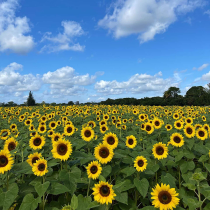
#> input picture Assignment_02/Inputs/the_berry_farms_sunflower_field.jpeg, 210 x 210 px, shrunk from 1440 x 1440 before the run, found by its file name
$ jupyter execute 200395P.ipynb
#> lines starting #> are read from the running program, lines starting #| are printed output that depends on the picture; after the words box and inside, x2 and y2 are one past the last pixel; in counts of white or black regions, pixels touching at a corner belong together; long printed decimals are rounded
**Name: Methsarani H.E.N.**

**Index: 200395P**

**Detecting and Analyzing Circles in an Image using Blob Detection**

[cell 1]
import cv2 as cv
import numpy as np
from skimage.feature import blob_log
from math import sqrt
import matplotlib.pyplot as plt

# Load the image
image = cv.imread('images/the_berry_farms_sunflower_field.jpeg', cv.IMREAD_REDUCED_COLOR_4)
#> image is the input picture: shape (210, 210, 3); mean B, G, R 119.8, 125.3, 100.4

# Convert the image to grayscale
gray_image = cv.cvtColor(image, cv.COLOR_BGR2GRAY)
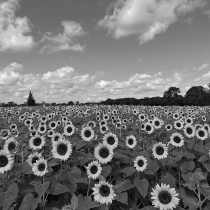
#> gray_image: shape (210, 210); min 5, max 251, mean 117.2

# Apply Gaussian blur to reduce noise
blurred_image = cv.GaussianBlur(gray_image, (9, 9), 0.5)

# Define parameters for blob detection
min_sigma = 3
max_sigma = 30
threshold = 0.05

# Detect blobs using Laplacian of Gaussians
detected_blobs = blob_log(blurred_image, min_sigma=min_sigma, max_sigma=max_sigma, threshold=threshold)
#> detected_blobs = 121 rows, first 8: [170, 0, 3], [199, 108, 3], [166, 8, 3], [197, 97, 3], [189, 96, 3], [159, 107, 3], [170, 35, 3], [194, 154, 3]
detected_blobs[:, 2] = detected_blobs[:, 2] * sqrt(2)

# Find the largest detected circle
max_radius_index = np.argmax(detected_blobs[:, 2])
#> max_radius_index = 44
largest_circle_params = detected_blobs[max_radius_index]
#> largest_circle_params = [65, 0, 42.43]
largest_radius = largest_circle_params[2]
#> largest_radius = 42.43
print(f"Largest Circle Radius (r): {largest_radius}")
#| Largest Circle Radius (r): 42.426

# Create a copy of the grayscale image to draw circles on
circled_image = gray_image.copy()

# Draw circles on the circled_image
for blob in detected_blobs:
    y, x, r = blob  # Note: Blob format is (y, x, r)
    center = (int(x), int(y))
    radius = int(r)
    cv.circle(circled_image, center, radius, (255, 255, 0), 1)  # Draw circles in white
#> this loop made 121 passes
#> (y, x, r, center, radius) on passes 1 to 12: (170, 0, 4.24, (0, 170), 4), (199, 108, 4.24, (108, 199), 4), (166, 8, 4.24, (8, 166), 4), (197, 97, 4.24, (97, 197), 4), (189, 96, 4.24, (96, 189), 4), (159, 107, 4.24, (107, 159), 4), (170, 35, 4.24, (35, 170), 4), (194, 154, 4.24, (154, 194), 4), (155, 164, 4.24, (164, 155), 4), (147, 111, 4.24, (111, 147), 4), (191, 172, 4.24, (172, 191), 4), (175, 95, 4.24, (95, 175), 4)
#> (y, x, r, radius) on pass 39: (21, 21, 4.24, 4)
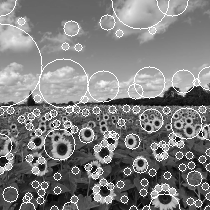
#> circled_image: shape (210, 210); 7.24% of pixels changed, all inside (x1, y1, x2, y2) = (0, 0, 210, 210)

# Display the original and circled images using Matplotlib
plt.figure(figsize=(12, 6))

# Original image
plt.subplot(1, 2, 1)
plt.title("Original Image")
plt.imshow(cv.cvtColor(image, cv.COLOR_BGR2RGB))
plt.axis('off')

# Circled image
plt.subplot(1, 2, 2)
plt.title("Circled Image")
plt.imshow(circled_image, cmap='gray')
plt.axis('off')

plt.tight_layout()
plt.show()
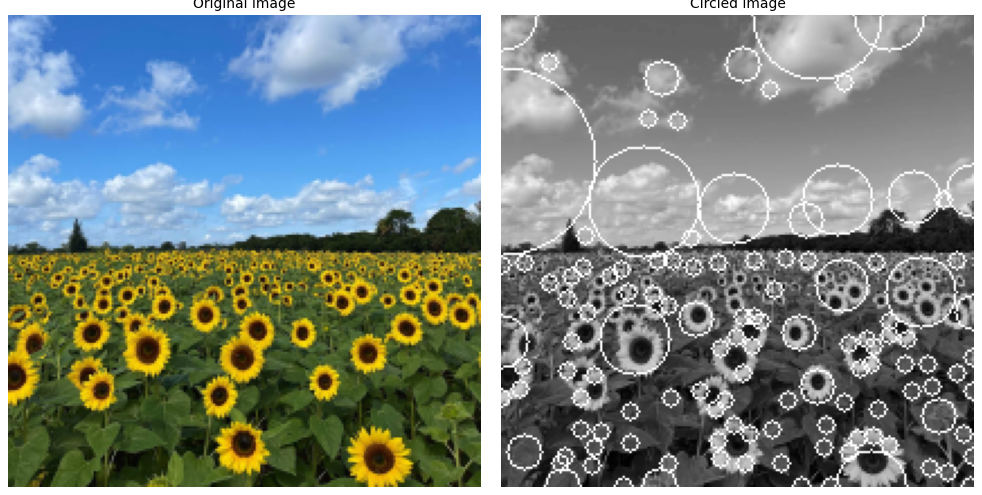
#> figure drawn by matplotlib, 2 panels

$ run again, with Assignment_02/Inputs/001.jpg copied over Assignment_02/Inputs/the_berry_farms_sunflower_field.jpeg
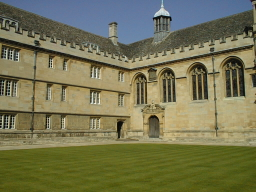
#> input picture Assignment_02/Inputs/001.jpg, 256 x 192 px, found by its file name
#> image is the input picture: shape (192, 256, 3); mean B, G, R 83.1, 116.5, 117.6
#> detected_blobs = 93 rows, first 8: [11, 162, 3], [76, 247, 3], [92, 154, 6], [27, 255, 3], [44, 44, 3], [73, 146, 3], [70, 181, 6], [41, 30, 3]
#> max_radius_index = 54
#> largest_circle_params = [100, 90, 42.43]
#> largest_radius = 42.43
#| Largest Circle Radius (r): 42.426
#> the loop `for blob in detected_blobs:` made 93 passes
#> (y, x, r, center, radius) on passes 1, 2, 3, 4, 6, 7, 8, 9: (11, 162, 4.24, (162, 11), 4), (76, 247, 4.24, (247, 76), 4), (92, 154, 8.49, (154, 92), 8), (27, 255, 4.24, (255, 27), 4), (73, 146, 4.24, (146, 73), 4), (70, 181, 8.49, (181, 70), 8), (41, 30, 4.24, (30, 41), 4), (89, 183, 8.49, (183, 89), 8)
#> after the loop `for blob in detected_blobs:`:
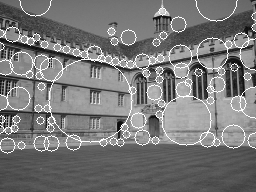
#> circled_image: shape (192, 256); min 5, max 255, mean 120.6
#> `plt.show()`:
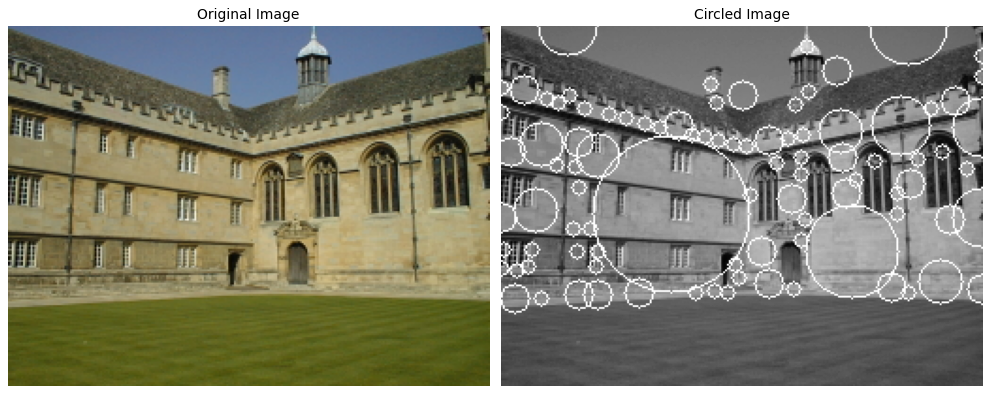
#> figure drawn by matplotlib, 2 panels

$ run again, with Assignment_02/Inputs/002.jpg copied over Assignment_02/Inputs/the_berry_farms_sunflower_field.jpeg
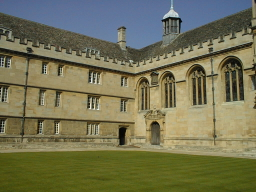
#> input picture Assignment_02/Inputs/002.jpg, 256 x 192 px, found by its file name
#> image is the input picture: shape (192, 256, 3); mean B, G, R 84.1, 114.6, 115.8
#> detected_blobs = 89 rows, first 8: [13, 172, 3], [22, 255, 3], [77, 246, 3], [77, 148, 3], [73, 180, 6], [96, 156, 6], [51, 37, 3], [48, 22, 3]
#> max_radius_index = 69
#> largest_circle_params = [104, 80, 42.43]
#> largest_radius = 42.43
#| Largest Circle Radius (r): 42.426
#> the loop `for blob in detected_blobs:` made 89 passes
#> (y, x, r, center, radius) on passes 1 to 8: (13, 172, 4.24, (172, 13), 4), (22, 255, 4.24, (255, 22), 4), (77, 246, 4.24, (246, 77), 4), (77, 148, 4.24, (148, 77), 4), (73, 180, 8.49, (180, 73), 8), (96, 156, 8.49, (156, 96), 8), (51, 37, 4.24, (37, 51), 4), (48, 22, 4.24, (22, 48), 4)
#> after the loop `for blob in detected_blobs:`:
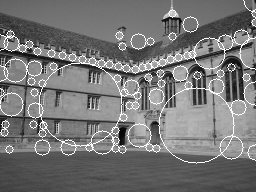
#> circled_image: shape (192, 256); min 5, max 255, mean 118.7
#> `plt.show()`:
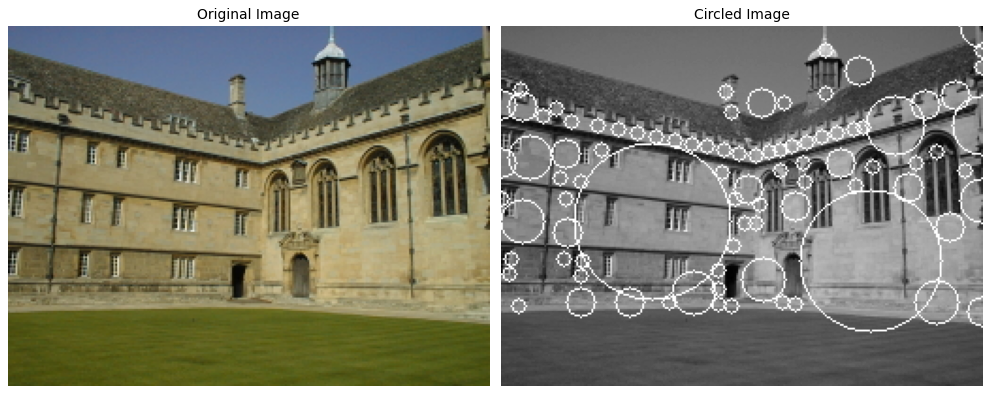
#> figure drawn by matplotlib, 2 panels

$ run again, with Assignment_02/Inputs/003.jpg copied over Assignment_02/Inputs/the_berry_farms_sunflower_field.jpeg
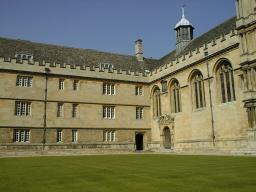
#> input picture Assignment_02/Inputs/003.jpg, 256 x 192 px, found by its file name
#> image is the input picture: shape (192, 256, 3); mean B, G, R 90.1, 116.6, 115.7
#> detected_blobs = 92 rows, first 8: [21, 183, 3], [56, 229, 3], [78, 181, 3], [70, 56, 3], [23, 239, 3], [69, 208, 6], [74, 158, 3], [64, 235, 3]
#> max_radius_index = 8
#> largest_circle_params = [126, 202, 38.18]
#> largest_radius = 38.18
#| Largest Circle Radius (r): 38.184
#> the loop `for blob in detected_blobs:` made 92 passes
#> (y, x, r, center, radius) on passes 1 to 8: (21, 183, 4.24, (183, 21), 4), (56, 229, 4.24, (229, 56), 4), (78, 181, 4.24, (181, 78), 4), (70, 56, 4.24, (56, 70), 4), (23, 239, 4.24, (239, 23), 4), (69, 208, 8.49, (208, 69), 8), (74, 158, 4.24, (158, 74), 4), (64, 235, 4.24, (235, 64), 4)
#> after the loop `for blob in detected_blobs:`:
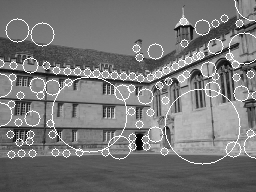
#> circled_image: shape (192, 256); min 4, max 255, mean 120.3
#> `plt.show()`:
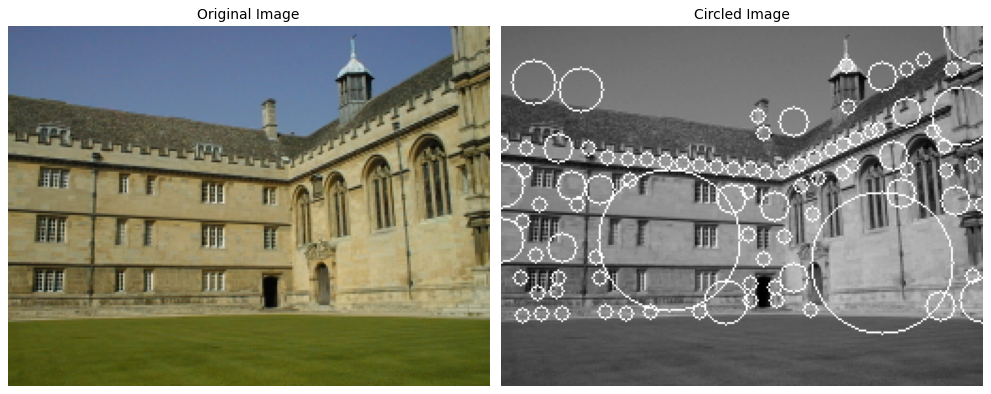
#> figure drawn by matplotlib, 2 panels
